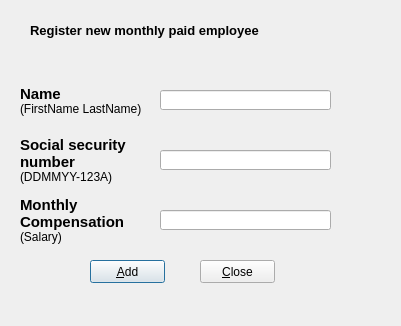
<?xml version="1.0" encoding="UTF-8"?>
<ui version="4.0">
 <class>monthlyPaid</class>
 <widget class="QDialog" name="monthlyPaid">
  <property name="geometry">
   <rect>
    <x>0</x>
    <y>0</y>
    <width>401</width>
    <height>326</height>
   </rect>
  </property>
  <property name="windowTitle">
   <string>Dialog</string>
  </property>
  <widget class="QLabel" name="lblmonthlPaidTitle">
   <property name="geometry">
    <rect>
     <x>30</x>
     <y>20</y>
     <width>291</width>
     <height>21</height>
    </rect>
   </property>
   <property name="text">
    <string>&lt;html&gt;&lt;head/&gt;&lt;body&gt;&lt;p&gt;&lt;span style=&quot; font-size:10pt; font-weight:600;&quot;&gt;Register new monthly paid employee&lt;/span&gt;&lt;/p&gt;&lt;/body&gt;&lt;/html&gt;</string>
   </property>
  </widget>
  <widget class="QLabel" name="lblmonthlPaidName">
   <property name="geometry">
    <rect>
     <x>20</x>
     <y>80</y>
     <width>121</width>
     <height>41</height>
    </rect>
   </property>
   <property name="text">
    <string>&lt;html&gt;&lt;head/&gt;&lt;body&gt;&lt;p&gt;&lt;span style=&quot; font-size:11pt; font-weight:600;&quot;&gt;Name&lt;/span&gt;&lt;br/&gt;&lt;span style=&quot; font-size:9pt;&quot;&gt;(FirstName LastName)&lt;/span&gt;&lt;/p&gt;&lt;/body&gt;&lt;/html&gt;</string>
   </property>
  </widget>
  <widget class="QLineEdit" name="txtmonthlyPaidName">
   <property name="geometry">
    <rect>
     <x>160</x>
     <y>90</y>
     <width>171</width>
     <height>20</height>
    </rect>
   </property>
  </widget>
  <widget class="QLineEdit" name="txtmonthlyPaidSocialSecuritynumber">
   <property name="geometry">
    <rect>
     <x>160</x>
     <y>150</y>
     <width>171</width>
     <height>20</height>
    </rect>
   </property>
  </widget>
  <widget class="QLabel" name="lblmonthlPaidsocialSecuritynumber">
   <property name="geometry">
    <rect>
     <x>20</x>
     <y>130</y>
     <width>121</width>
     <height>61</height>
    </rect>
   </property>
   <property name="text">
    <string>&lt;html&gt;&lt;head/&gt;&lt;body&gt;&lt;p&gt;&lt;span style=&quot; font-size:11pt; font-weight:600;&quot;&gt;Social security &lt;br/&gt;number&lt;/span&gt;&lt;br/&gt;&lt;span style=&quot; font-size:9pt;&quot;&gt;(DDMMYY-123A)&lt;/span&gt;&lt;/p&gt;&lt;/body&gt;&lt;/html&gt;</string>
   </property>
  </widget>
  <widget class="QLineEdit" name="txtmonthlyPaidSalary">
   <property name="geometry">
    <rect>
     <x>160</x>
     <y>210</y>
     <width>171</width>
     <height>20</height>
    </rect>
   </property>
  </widget>
  <widget class="QLabel" name="lblmonthlPaidsocialsalary">
   <property name="geometry">
    <rect>
     <x>20</x>
     <y>190</y>
     <width>121</width>
     <height>61</height>
    </rect>
   </property>
   <property name="text">
    <string>&lt;html&gt;&lt;head/&gt;&lt;body&gt;&lt;p&gt;&lt;span style=&quot; font-size:11pt; font-weight:600;&quot;&gt;Monthly &lt;br/&gt;Compensation&lt;/span&gt;&lt;br/&gt;&lt;span style=&quot; font-size:9pt;&quot;&gt;(Salary)&lt;/span&gt;&lt;/p&gt;&lt;/body&gt;&lt;/html&gt;</string>
   </property>
  </widget>
  <widget class="QPushButton" name="btnaddMonthlPaid">
   <property name="geometry">
    <rect>
     <x>90</x>
     <y>260</y>
     <width>75</width>
     <height>23</height>
    </rect>
   </property>
   <property name="text">
    <string>&amp;Add</string>
   </property>
  </widget>
  <widget class="QPushButton" name="btncancelMonthlPaid">
   <property name="geometry">
    <rect>
     <x>200</x>
     <y>260</y>
     <width>75</width>
     <height>23</height>
    </rect>
   </property>
   <property name="text">
    <string>&amp;Close</string>
   </property>
  </widget>
 </widget>
 <resources/>
 <connections/>
</ui>
